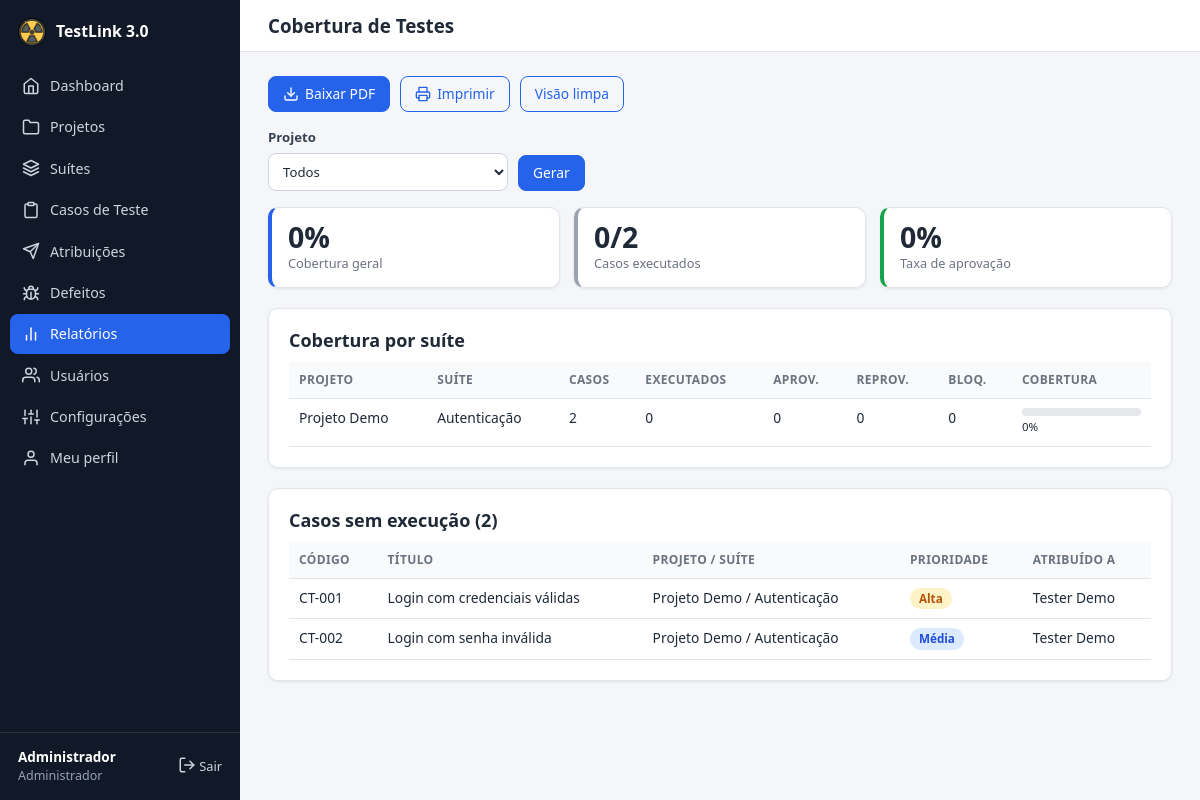
The page /report_coverage.php (signed in) on the database its author committed.
### tables this page shows
CREATE TABLE users (
    id            INT UNSIGNED AUTO_INCREMENT PRIMARY KEY,
    name          VARCHAR(120) NOT NULL,
    email         VARCHAR(160) NOT NULL UNIQUE,
    password_hash VARCHAR(255) NOT NULL,
    role          ENUM('admin','tester','developer','viewer') NOT NULL DEFAULT 'tester',
    active        TINYINT(1) NOT NULL DEFAULT 1,
     
    status        ENUM('approved','pending','rejected') NOT NULL DEFAULT 'approved',
    created_at    DATETIME NOT NULL DEFAULT CURRENT_TIMESTAMP
);

CREATE TABLE projects (
    id          INT UNSIGNED AUTO_INCREMENT PRIMARY KEY,
    name        VARCHAR(150) NOT NULL,
    description TEXT NULL,
    status      ENUM('active','archived') NOT NULL DEFAULT 'active',
    created_by  INT UNSIGNED NULL,
    created_at  DATETIME NOT NULL DEFAULT CURRENT_TIMESTAMP,
    FOREIGN KEY (created_by) REFERENCES users(id) ON DELETE SET NULL
);

CREATE TABLE test_cases (
    id              INT UNSIGNED AUTO_INCREMENT PRIMARY KEY,
    project_id      INT UNSIGNED NOT NULL,
    suite_id        INT UNSIGNED NOT NULL,
    code            VARCHAR(40) NOT NULL,
    title           VARCHAR(200) NOT NULL,
    preconditions   TEXT NULL,
    steps           TEXT NOT NULL,
    expected_result TEXT NOT NULL,
    priority        ENUM('low','medium','high','critical') NOT NULL DEFAULT 'medium',
    status          ENUM('active','inactive') NOT NULL DEFAULT 'active',
    version         INT UNSIGNED NOT NULL DEFAULT 1,
    created_by      INT UNSIGNED NULL,
    created_at      DATETIME NOT NULL DEFAULT CURRENT_TIMESTAMP,
    updated_at      DATETIME NOT NULL DEFAULT CURRENT_TIMESTAMP ON UPDATE CURRENT_TIMESTAMP,
    UNIQUE KEY uq_case_code (project_id, code),
    FOREIGN KEY (project_id) REFERENCES projects(id) ON DELETE CASCADE,
    FOREIGN KEY (suite_id)   REFERENCES suites(id)   ON DELETE CASCADE,
    FOREIGN KEY (created_by) REFERENCES users(id)    ON DELETE SET NULL
);

CREATE TABLE suites (
    id          INT UNSIGNED AUTO_INCREMENT PRIMARY KEY,
    project_id  INT UNSIGNED NOT NULL,
    name        VARCHAR(150) NOT NULL,
    description TEXT NULL,
    created_at  DATETIME NOT NULL DEFAULT CURRENT_TIMESTAMP,
    FOREIGN KEY (project_id) REFERENCES projects(id) ON DELETE CASCADE
);

### includes/db.php (called while the page is built)
<?php
function db(): PDO
{
    static $pdo = null;
    if ($pdo === null) {
        $dsn = 'mysql:host=' . DB_HOST . ';dbname=' . DB_NAME . ';charset=' . DB_CHARSET;
        try {
            $pdo = new PDO($dsn, DB_USER, DB_PASS, [
                PDO::ATTR_ERRMODE            => PDO::ERRMODE_EXCEPTION,
                PDO::ATTR_DEFAULT_FETCH_MODE => PDO::FETCH_ASSOC,
                PDO::ATTR_EMULATE_PREPARES   => false,
            ]);
        } catch (PDOException $e) {
            http_response_code(500);
            exit('<h1>Erro de conexão</h1><p>Não foi possível conectar ao banco de dados. '
                . 'Verifique <code>config/config.php</code> e se o <code>database.sql</code> foi importado.</p>');
        }
    }
    return $pdo;
}
function q(string $sql, array $params = []): PDOStatement
{
    $st = db()->prepare($sql);
    $st->execute($params);
    return $st;
}

### includes/auth.php (called while the page is built, shortened)
<?php
function current_user(): ?array
{
    static $user = false;
    if ($user !== false) {
        return $user;
    }
    $row = q('SELECT id, name, email, role, active FROM users WHERE id = ?', [$_SESSION['uid']])->fetch();
    return $user = $row;
}
function require_login(): array
{
    $u = current_user();
    return $u;
}
function require_role(string ...$roles): array
{
    $u = require_login();
    return $u;
}

### report_coverage.php (the view, shortened to what this page needs)
<?php
require __DIR__ . '/includes/bootstrap.php';
require_role('admin', 'viewer');
$fProject = get_int('project');
$where = $fProject ? 'AND s.project_id = ?' : '';
$rows = q("SELECT p.id project_id, p.name project, s.name suite,
                  COUNT(tc.id) total,
                  COALESCE(SUM(ex.id IS NOT NULL), 0) executed,
                  COALESCE(SUM(ex.result = 'passed'), 0) passed,
                  COALESCE(SUM(ex.result = 'failed'), 0) failed,
                  COALESCE(SUM(ex.result = 'blocked'), 0) blocked
           FROM suites s JOIN projects p ON p.id = s.project_id
           LEFT JOIN test_cases tc ON tc.suite_id = s.id AND tc.status = 'active'
           LEFT JOIN executions ex ON ex.id = (SELECT MAX(id) FROM executions WHERE case_id = tc.id)
           WHERE 1=1 $where GROUP BY s.id, p.id, p.name, s.name ORDER BY p.name, s.name", $fProject ? [$fProject] : [])->fetchAll();
$totals = ['total' => 0, 'executed' => 0, 'passed' => 0];
foreach ($rows as $r) {
    $totals['total'] += $r['total'];
    $totals['executed'] += $r['executed'];
    $totals['passed'] += $r['passed'];
}
$gaps = q("SELECT tc.code, tc.title, p.name project, s.name suite, tc.priority,
                  (SELECT GROUP_CONCAT(u.name SEPARATOR ', ') FROM assignments a JOIN users u ON u.id = a.tester_id WHERE a.case_id = tc.id) testers
           FROM test_cases tc JOIN projects p ON p.id = tc.project_id JOIN suites s ON s.id = tc.suite_id
           WHERE tc.status = 'active' AND NOT EXISTS (SELECT 1 FROM executions WHERE case_id = tc.id)
           " . ($fProject ? 'AND tc.project_id = ?' : '') . ' ORDER BY p.name, s.name, tc.code', $fProject ? [$fProject] : [])->fetchAll();
$pageTitle = 'Cobertura de Testes';
$active = 'reports.php';
include __DIR__ . '/includes/header.php';
?>
<?php report_toolbar($pageTitle, 'coverage'); ?>
<form method="get" class="filters no-print">
    <label class="field">Projeto <select name="project"><?= options(project_list(), $fProject ?: null, true, 'Todos') ?></select></label>
    <button class="btn" type="submit">Gerar</button>
</form>
<div class="stats">
    <div class="stat"><div class="num"><?= pct($totals['executed'], $totals['total']) ?>%</div><div class="lbl">Cobertura geral</div></div>
    <div class="stat gray"><div class="num"><?= $totals['executed'] ?>/<?= $totals['total'] ?></div><div class="lbl">Casos executados</div></div>
    <div class="stat green"><div class="num"><?= pct($totals['passed'], $totals['executed']) ?>%</div><div class="lbl">Taxa de aprovação</div></div>
</div>
<div class="card">
    <h2>Cobertura por suíte</h2>
    <div class="table-wrap"><table>
        <thead><tr><th>Projeto</th><th>Suíte</th><th>Casos</th><th>Executados</th><th>Aprov.</th><th>Reprov.</th><th>Bloq.</th><th>Cobertura</th></tr></thead>
        <tbody>
        <?php foreach ($rows as $r): $c = pct((int)$r['executed'], (int)$r['total']); ?>
            <tr>
                <td><?= e($r['project']) ?></td>
                <td><?= e($r['suite']) ?></td>
                <td><?= (int)$r['total'] ?></td>
                <td><?= (int)$r['executed'] ?></td>
                <td><?= (int)$r['passed'] ?></td>
                <td><?= (int)$r['failed'] ?></td>
                <td><?= (int)$r['blocked'] ?></td>
                <td><div class="progress <?= $c === 100 ? 'ok' : '' ?>"><span style="width: <?= $c ?>%"></span></div><small><?= $c ?>%</small></td>
            </tr>
        <?php endforeach; ?>
        </tbody>
    </table></div>
</div>
<div class="card">
    <h2>Casos sem execução (<?= count($gaps) ?>)</h2>
    <div class="table-wrap"><table>
        <thead><tr><th>Código</th><th>Título</th><th>Projeto / Suíte</th><th>Prioridade</th><th>Atribuído a</th></tr></thead>
        <tbody>
        <?php foreach ($gaps as $g): ?>
            <tr><td><?= e($g['code']) ?></td><td><?= e($g['title']) ?></td><td><?= e($g['project']) ?> / <?= e($g['suite']) ?></td>
                <td><?= level_badge($g['priority']) ?></td><td><?= e($g['testers'] ?: '—') ?></td></tr>
        <?php endforeach; ?>
        </tbody>
    </table></div>
</div>
<?php include __DIR__ . '/includes/footer.php'; ?>

### includes/header.php (shortened to what this page needs)
<?php
$user = current_user();
$pageTitle = $pageTitle ?? '';
$active = $active ?? '';
$clean = !empty($_GET['clean']);
$sys = get_setting('system_name', APP_NAME);
?>
<!DOCTYPE html>
<html lang="pt-BR">
<head>
    <link rel="stylesheet" href="assets/css/style.css?v=<?= (int)@filemtime(__DIR__ . '/../assets/css/style.css') ?>">
</head>
<body class="<?= trim(($clean ? 'clean ' : '') . ($bodyClass ?? '')) ?>">
<?php if ($user): ?>
<div class="layout">
    <aside class="sidebar" id="sidebar">
        <a class="brand" href="dashboard.php">
            <img src="assets/img/favicon.png" alt="" width="28" height="28">
            <span><?= e($sys) ?></span>
        </a>
        <nav>
            <?php foreach (nav_items($user['role']) as [$file, $label, $ico]): ?>
                <a href="<?= e($file) ?>" class="<?= $active === strtok($file, '?') ? 'active' : '' ?>">
                    <?= icon($ico) ?> <span><?= e($label) ?></span>
                </a>
            <?php endforeach; ?>
        </nav>
        <div class="sidebar-foot">
            <div class="who">
                <strong><?= e($user['name']) ?></strong>
                <small><?= e(ROLES[$user['role']]) ?></small>
            </div>
            <a href="logout.php" class="logout" title="Sair"><?= icon('logout') ?> Sair</a>
        </div>
    </aside>
    <div class="main">
        <header class="topbar no-print">
            <h1><?= e($pageTitle) ?></h1>
        </header>
        <main class="content">
<?php else: ?>
<main class="auth-wrap">
<?php endif; ?>

### includes/helpers.php (shortened to what this page needs)
<?php
function e($value): string
{
    return htmlspecialchars((string)$value, ENT_QUOTES | ENT_SUBSTITUTE, 'UTF-8');
}
function get_int(string $key): int
{
    return (int)($_GET[$key] ?? 0);
}
function get_setting(string $key, string $default = ''): string
{
    static $cache = null;
    if ($cache === null) {
        try {
            $cache = db()->query('SELECT k, v FROM settings')->fetchAll(PDO::FETCH_KEY_PAIR);
        } catch (Throwable $e) {
            $cache = [];
        }
    }
    return $cache[$key] ?? $default;
}
function badge(string $text, string $class): string
{
    return '<span class="badge badge-' . e($class) . '">' . e($text) . '</span>';
}
function level_badge(string $l): string
{
    $map = ['low' => 'gray', 'medium' => 'blue', 'high' => 'amber', 'critical' => 'red'];
    return badge(LEVELS[$l] ?? $l, $map[$l] ?? 'gray');
}
function options(array $items, $selected = null, bool $blank = false, string $blankLabel = 'Todos'): string
{
    $html = $blank ? '<option value="">' . e($blankLabel) . '</option>' : '';
    foreach ($items as $k => $label) {
        $sel = ((string)$k === (string)$selected) ? ' selected' : '';
        $html .= '<option value="' . e($k) . '"' . $sel . '>' . e($label) . '</option>';
    }
    return $html;
}
function project_list(): array
{
    return q('SELECT id, name FROM projects ORDER BY name')->fetchAll(PDO::FETCH_KEY_PAIR);
}
function pct(int $part, int $total): int
{
    return $total > 0 ? (int)round($part * 100 / $total) : 0;
}
function icon(string $name, int $size = 18): string
{
    $p = $paths[$name] ?? '';
    return '<svg class="icon" width="' . $size . '" height="' . $size . '" viewBox="0 0 24 24" fill="none" '
        . 'stroke="currentColor" stroke-width="2" stroke-linecap="round" stroke-linejoin="round" aria-hidden="true">'
        . $p . '</svg>';
}
function report_toolbar(string $title, string $pdfType = ''): void
{
    $clean = !empty($_GET['clean']);
    $qs = $_GET;
    unset($qs['clean']);
    $pdfQs = http_build_query(['type' => $pdfType] + $qs);
    if (!$clean) {
        $qs['clean'] = 1;
    }
    $toggle = basename($_SERVER['SCRIPT_NAME']) . '?' . http_build_query($qs);
    echo '<div class="report-actions no-print">';
    if ($pdfType !== '') {
        echo '<a class="btn" href="report_pdf.php?' . e($pdfQs) . '">' . icon('download', 16) . ' Baixar PDF</a>';
    }
    echo '<button type="button" class="btn btn-ghost" data-print>' . icon('printer', 16) . ' Imprimir</button>';
    echo '<a class="btn btn-ghost" href="' . e($toggle) . '">' . ($clean ? 'Sair da visão limpa' : 'Visão limpa') . '</a>';
    echo '</div>';
}

### rows shown on the page
users: name "Administrador", role "Administrador"
projects: name "Projeto Demo", suite "Autenticação", total "2", executed "0", passed "0", failed "0", blocked "0", c "0"
test_cases: code "CT-001", title "Login com credenciais válidas", project.name "Projeto Demo", suite.name "Autenticação", text "Alta", testers "Tester Demo"
test_cases: code "CT-002", title "Login com senha inválida", project.name "Projeto Demo", suite.name "Autenticação", text "Média", testers "Tester Demo"

### other values the page prints
$sys "TestLink 3.0"
$label "Dashboard"
$label "Projetos"
$label "Suítes"
$label "Casos de Teste"
$label "Atribuições"
$label "Defeitos"
$label "Relatórios"
$label "Usuários"
$label "Configurações"
$label "Meu perfil"
$pageTitle "Cobertura de Testes"
pct($totals['executed'], $totals['total']) "0"
$totals['executed'] "0"
$totals['total'] "2"
